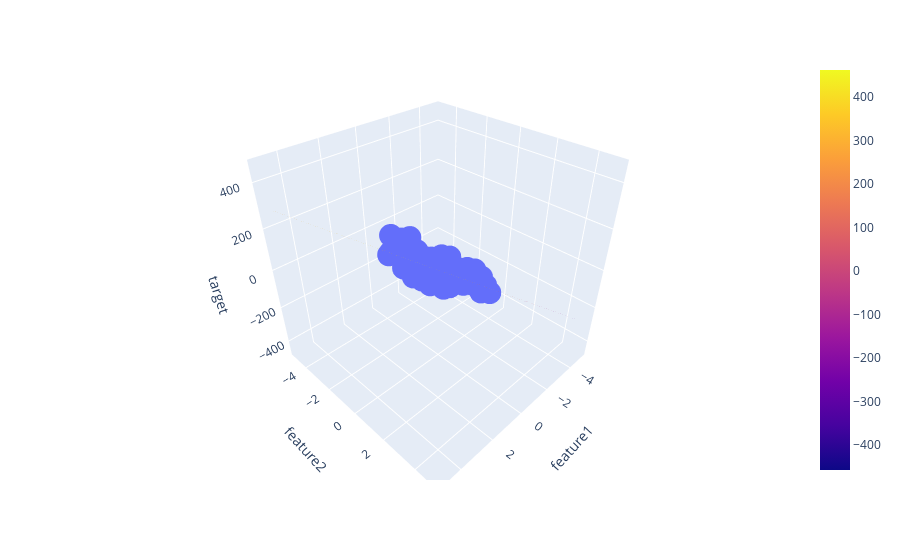

Here is the notebook cell this chart was saved with:
### Code cell
fig = px.scatter_3d(df, x = 'feature1', y = 'feature2', z = 'target')
fig.add_trace(go.Surface(x = x, y = y, z = z))
fig.show()
